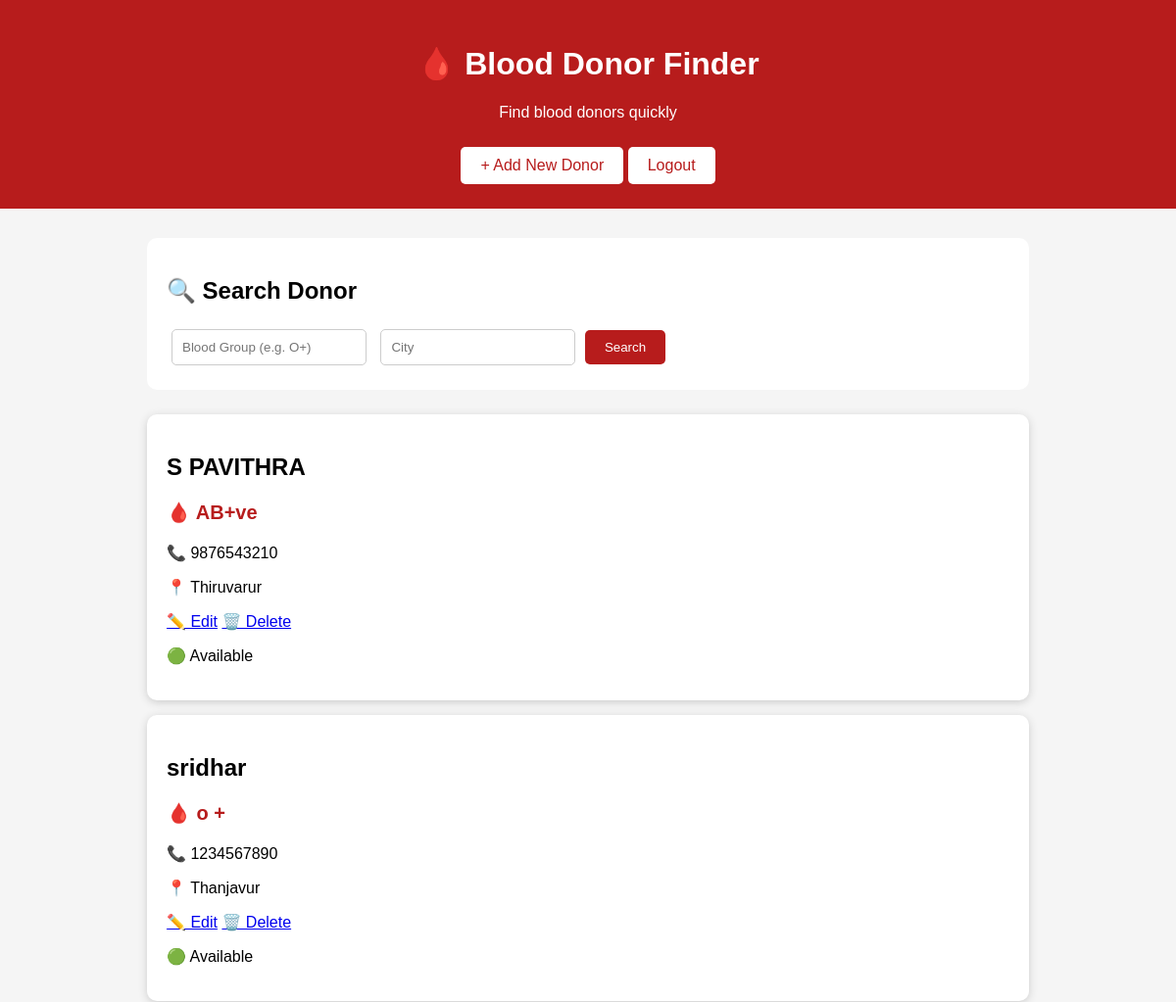
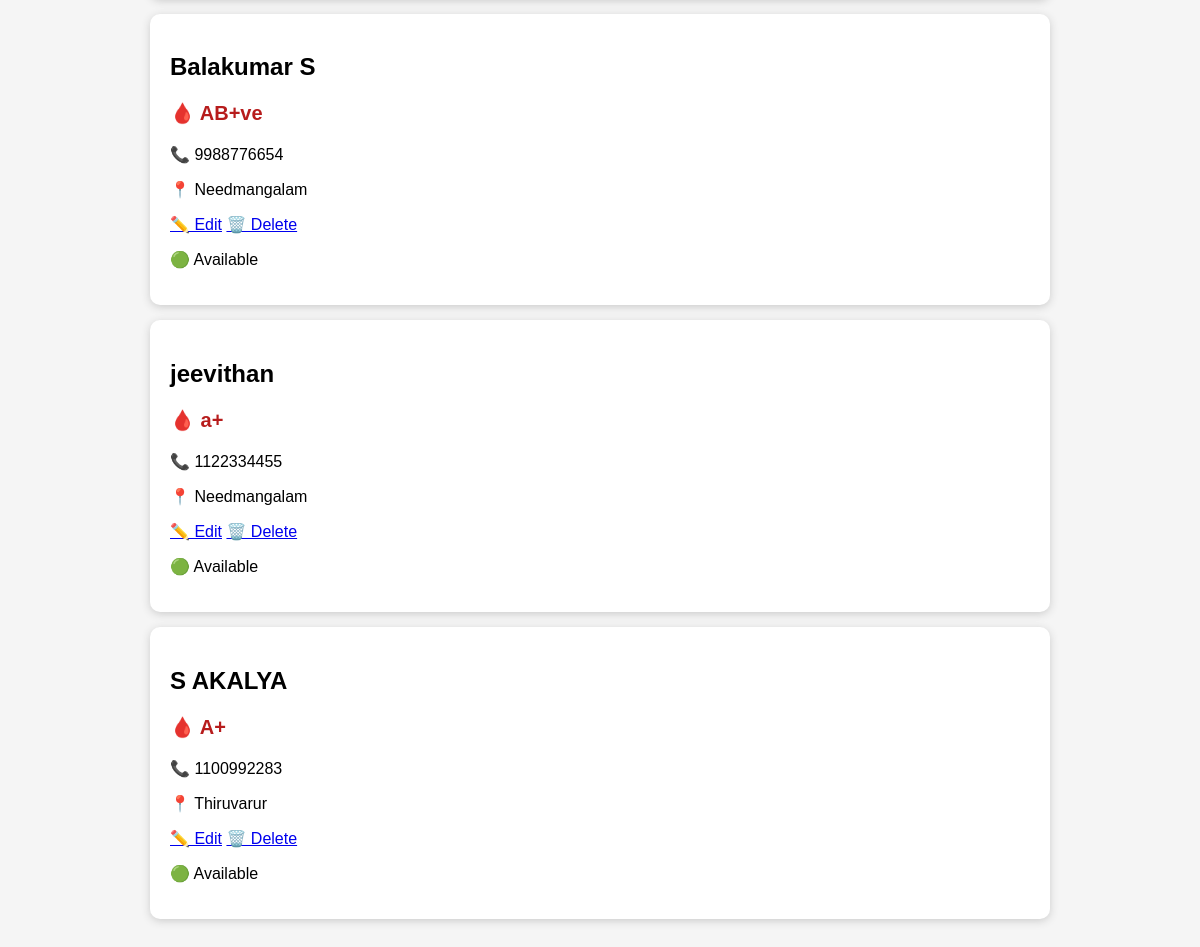
Screenshot of /donors/ with the database file from the repository (2 pictures, top to bottom).
### donors/models.py (models this page shows, shortened)
class Donor(models.Model):
    name = models.CharField(max_length=100)
    blood_group = models.CharField(max_length=5)
    phone = models.CharField(max_length=15)
    city = models.CharField(max_length=100)
    available = models.BooleanField(default=True)

### donors/views.py (the view)
# urls.py: path("", views.donor_list, name="donor_list"),
def donor_list(request):
    blood_group = request.GET.get("blood_group", "")
    city = request.GET.get("city", "")
    donors = Donor.objects.filter(available=True)
    if blood_group:
        donors = donors.filter(blood_group__iexact=blood_group)
    if city:
        donors = donors.filter(city__icontains=city)
    return render(
        request,
        "donors/donor_list.html",
        {"donors": donors}
    )

### templates/donors/donor_list.html (shortened to what this page needs)
<!DOCTYPE html>
<html>
<head>
</head>
<body>
    <div class="header">
        <h1>🩸 Blood Donor Finder</h1>
        <p>Find blood donors quickly</p>
        <a class="add-button" href="/donors/add/">
            + Add New Donor
        </a>
        <a class="add-button" href="/donors/logout/">
            Logout
        </a>
    </div>
    <div class="container">
        <div class="search-box">
            <h2>🔍 Search Donor</h2>
            <form method="GET">
                <input
                    type="text"
                    name="blood_group"
                    placeholder="Blood Group (e.g. O+)"
                >
                <input
                    type="text"
                    name="city"
                    placeholder="City"
                >
                <button type="submit">Search</button>
            </form>
        </div>
        {% for donor in donors %}
        <div class="donor-card">
            <h2>{{ donor.name }}</h2>
            <p class="blood">
                🩸 {{ donor.blood_group }}
            </p>
            <p>📞 {{ donor.phone }}</p>
            <p>📍 {{ donor.city }}</p>
            <a href="/donors/edit/{{ donor.id }}/">✏️ Edit</a>
            <a href="/donors/delete/{{ donor.id }}/">🗑️ Delete</a>
            {% if donor.available %}
                <p>🟢 Available</p>
            {% else %}
                <p>🔴 Not Available</p>
            {% endif %}
        </div>
        {% empty %}
        <div class="donor-card">
            <p>No donors found.</p>
        </div>
        {% endfor %}
    </div>
</body>
</html>

### templates/donors/donor_list.html (style rules this page uses)
body { font-family: Arial, sans-serif; background: #f5f5f5; margin: 0; padding: 0; }
.header { background: #b71c1c; color: white; text-align: center; padding: 25px; }
.container { width: 90%; max-width: 900px; margin: 30px auto; }
.search-box { background: white; padding: 20px; border-radius: 10px; margin-bottom: 25px; }
input { padding: 10px; margin: 5px; border: 1px solid #ccc; border-radius: 5px; }
button { padding: 10px 20px; background: #b71c1c; color: white; border: none; border-radius: 5px; cursor: pointer; }
.add-button { display: inline-block; background: white; color: #b71c1c; padding: 10px 20px; text-decoration: none; border-radius: 5px; margin-top: 10px; }
.donor-card { background: white; padding: 20px; margin-bottom: 15px; border-radius: 10px; box-shadow: 0 2px 8px #ccc; }
.blood { color: #b71c1c; font-size: 20px; font-weight: bold; }

### rows the page displays
Donor: name "S PAVITHRA", blood_group "AB+ve", phone "9876543210", city "Thiruvarur", available "🟢 Available"
Donor: name "sridhar", blood_group "o +", phone "1234567890", city "Thanjavur", available "🟢 Available"
Donor: name "Balakumar S", blood_group "AB+ve", phone "9988776654", city "Needmangalam", available "🟢 Available"
Donor: name "jeevithan", blood_group "a+", phone "1122334455", city "Needmangalam", available "🟢 Available"
Donor: name "S AKALYA", blood_group "A+", phone "1100992283", city "Thiruvarur", available "🟢 Available"
